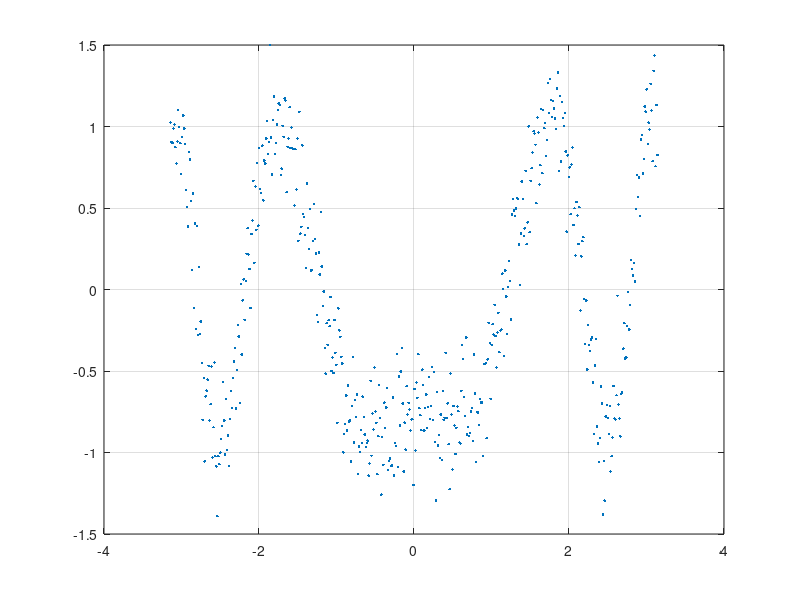

This chart was generated by the following MATLAB code: (Note: this script raises an error after producing the figure.)
%% Example - 1D Function smoothing
clear;

% Create some data and plot the underlying model
n = 500;
x = linspace(-pi,pi,n)';
y = 1./(3*x.^2 - 2*x + 7) - cos(x.^2) + randn(n,1)*0.2;
plot(x,y,'.');
grid;
hold;

% Run Snob with the following options: 
%     (1) the data is modelled using a univariate Gaussian distribution: {'norm',1}
%     (2) column 2 is a Gaussian linear regression; covariate is column 1: 'linreg',[2,1]    
%     (3) initial number of classes is 5: 'k',5
%     (3) Snob will automatically attempt to discover the optimal number of mixtures (subpopulations)
mm = snob([x, y], {'norm',1,'linreg',[2,1]}, 'k',5);

% Compute predictions and plot them
ypred=zeros(n,mm.nClasses); 
for i = 1:mm.nClasses
    b0 = mm.class{i}.model{2}.theta(2);
    b  = mm.class{i}.model{2}.theta(3:end);
    ypred(:,i) = b0 + b*x; 
end
r = mm_EstimateR(mm, [x,nan(n,1)]);
ypred = sum( ypred .* r, 2);
plot(x,ypred,'r.')

